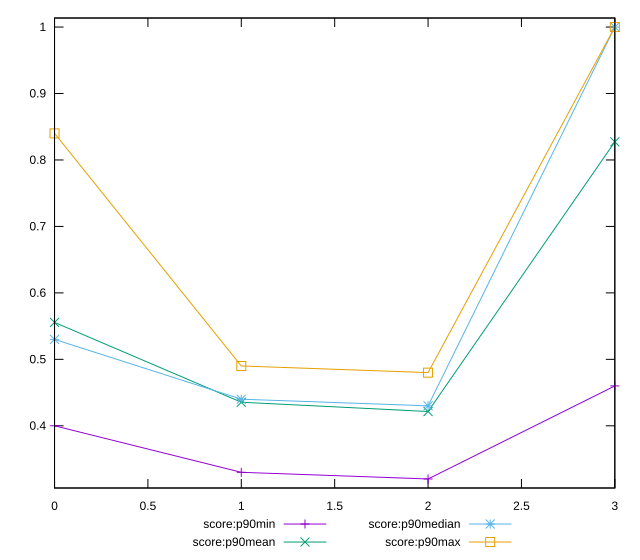

gnuplot code for this plot:
reset

$scoreP90Min <<EOF
0 0.4
1 0.33
2 0.32
3 0.46
EOF

$scoreP90Mean <<EOF
0 0.555531914893617
1 0.4354255319148933
2 0.42148936170212753
3 0.8272340425531914
EOF

$scoreP90Median <<EOF
0 0.53
1 0.44
2 0.43
3 1
EOF

$scoreP90Max <<EOF
0 0.84
1 0.49
2 0.48
3 1
EOF

set key outside below
set xrange [0:3]
set yrange [0.3064:1.0136]
set trange [0.3064:1.0136]
set terminal svg size 640, 560 enhanced background rgb 'white'
set output "reports/report_00028_2021-02-24T12-49-42.674Z/uses-http2/progression/score.svg"

plot $scoreP90Min title "score:p90min" with linespoints, \
     $scoreP90Mean title "score:p90mean" with linespoints, \
     $scoreP90Median title "score:p90median" with linespoints, \
     $scoreP90Max title "score:p90max" with linespoints

reset
